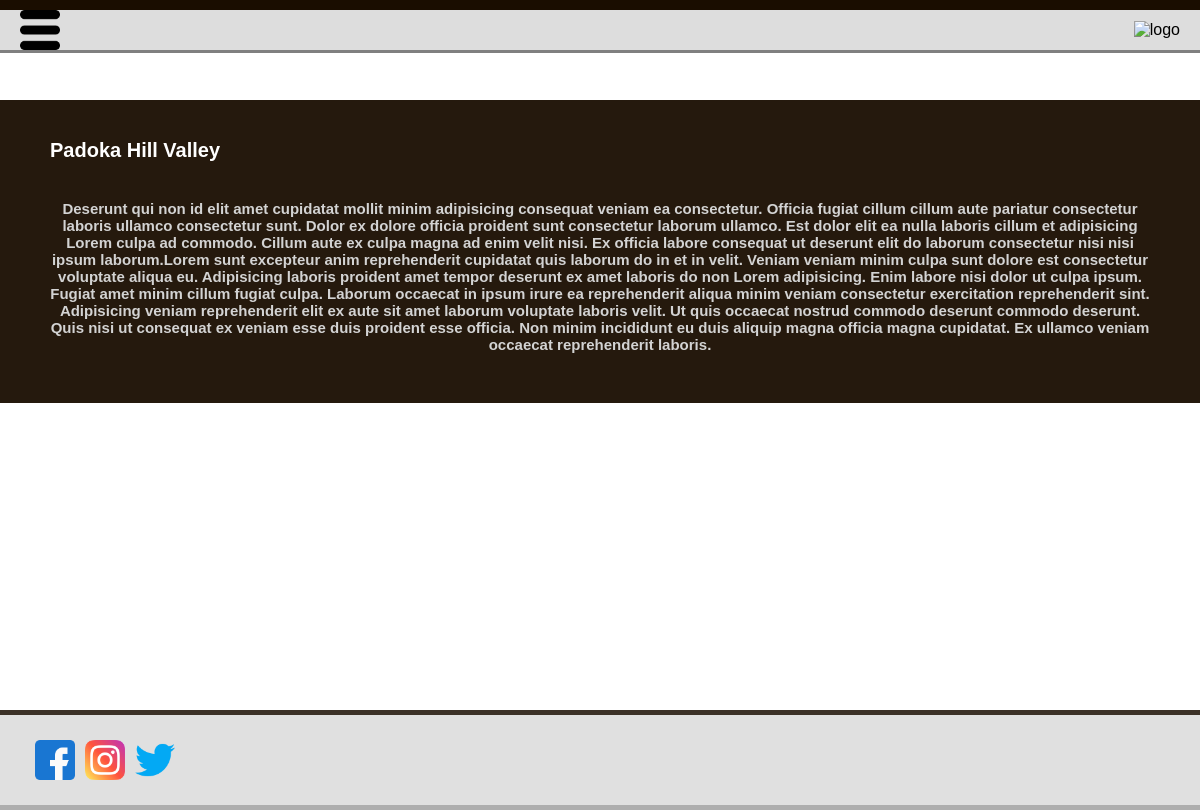
Page /about.php on the committed database.
### tables this page shows
CREATE TABLE `tblabout` (
  `idAbout` int(11) NOT NULL AUTO_INCREMENT,
  `title` varchar(100) NOT NULL,
  `textContent` text NOT NULL,
  `display` tinyint(1) NOT NULL,
  PRIMARY KEY (`idAbout`)
);

### about.php (the view, shortened to what this page needs)
<?php
    require_once('functions/header.php');
    require_once('functions/footer.php');
?>
<!DOCTYPE html>
<html lang="pt-br">
    <head>
        <link rel="stylesheet" type="text/css" href="css/about.css">
        <link rel="stylesheet" type="text/css" href="css/header.css">
        <link rel="stylesheet" type="text/css" href="css/footer.css">
        <link rel="stylesheet" type="text/css" href="css/style.css">
    </head>
    <body>
        <?php echo(headerSite());?>
        <main>
            <div id="mainBox">
                <div id="contentBox">
                    <div id="aboutBox">
                        <div class="textBox">
                            <?php
                                $connect = connectionMySQL();
                                $sql="
                                    select * from tblAbout
                                    where display = 1
                                    order by idAbout asc;
                                ";
                                $selectAbout = mysqli_query($connect, $sql);
                                while($rsAbout = mysqli_fetch_assoc($selectAbout)){
                            ?>
                                <div class="content-about">
                                    <h3 class="title-about title"><?=$rsAbout['title']?></h3>
                                    <p class="text-about"><?=$rsAbout['textContent']?></p>
                                </div>
                            <?php
                                }
                            ?>
                        </div>
                    </div>
                </div>
            </div>
        </main>
        <?php echo(footerMenu()); ?>
    </body>
</html>

### functions/header.php
<?php
    function headerSite(){
        $header="
        <header>
        <div class='container'>
            <div class='container-header'>
                <a href='index.php'><img src='image/icones/bread.png' alt='logo' class='img-header'></a>
                <div class='open-menu'></div>
                <nav class='menu'>
                    <ul class='list-menu'>
                        <li><a href='curiosities.php' class='linkPages'>CURIOSIDADES</a></li>
                        <li><a href='about.php' class='linkPages'>SOBRE</a></li>
                        <li><a href='sale.php' class='linkPages'>PROMOÇÕES</a></li>
                        <li><a href='localization.php' class='linkPages'>LOCALIZAÇÃO</a></li>
                        <li><a href='special.php' class='linkPages'>ESPECIAL</a></li>
                        <li><a href='register.php' class='linkPages'>CONTATO</a></li>
                    </ul>
                </nav>
                <div id='loginBox'>
                    <form name='frmForm' method='post' action='db/login.php?modo=getUser'>
                        <div class='login'>
                            Usuario:<br>
                            <input class='textInput' type='text' name='user' placeholder='Apelido' value=''>
                        </div>
                        <div class='login'>
                            Senha:<br>
                            <input class='textInput' type='password' name='password' placeholder='Senha' value=''>
                        </div>
                        <div class='confirmButtonBox'>
                            <input class='confirmButton' type='submit' name='btnConfirm' value='OK'>
                        </div>
                    </form>
                </div>
            </div>
        </div>
    </header>
    <script src='http://code.jquery.com/jquery-2.2.4.min.js'></script>
    <script src='js/menuMobile.js'></script>";
    return $header;
    }
?>

### functions/footer.php
<?php
    function footerMenu(){
        $menu=
        "<footer>
            <div class='footerBox'>
                <div id='sistemBox'>
                    <div class='footerButton'>Intern Sistem</div>
                </div>
                <div id='addressBox'>
                    Address xxxxxxxx-xxxxxx-xxxx
                </div>
                <div id='downloadBox'>
                    <div class='footerButton'>APK Download</div>
                </div>
                <a><img class='redesIconMobile' src='image/icones/facebook.png' alt='facebook'></a>
                <a><img class='redesIconMobile' src='image/icones/instagram.png' alt='instagram'></a>
                <a><img class='redesIconMobile' src='image/icones/twitter.png' alt='twitter'></a>
            </div>
        </footer>";
        return $menu;
    }
?>

### css/about.css (style rules this page uses)
#aboutBox { width: 100%; height: 100%; margin-left: auto; margin-right: auto; }
.textBox { width: 90%; height: 90%; margin: auto; padding: 50px; padding-top: 0; box-sizing: border-box; background-color: rgba(26, 13, 0, 0.950); border-radius: 0px 0px 10px 10px; }
.content-about { display: grid; }
.title-about { width: 100%; text-align: left; font: bolder calc(10px + 15px)/100px sans-serif; color: #ffffff; }
.text-about { width: 100%; text-align: center; font: bolder calc(10px + 10px) sans-serif; color: #d3d3d3; }
@media screen and (max-device-width:1300px) { .textBox { width: 100%; height: 100%; margin: auto; box-sizing: border-box; border-radius: 0px; } }
@media screen and (max-device-width:1300px) { .title-about { width: 100%; text-align: left; font: bolder calc(10px + 10px)/100px sans-serif; color: #ffffff; } }
@media screen and (max-device-width:1300px) { .text-about { width: 100%; text-align: center; font: bolder calc(5px + 10px) sans-serif; color: #d3d3d3; } }

### css/header.css (style rules this page uses)
* { box-sizing: border-box; transition: all .3s ease; }
html, body { margin: 0; padding: 0; box-sizing: border-box; font-family: Arial, Helvetica, sans-serif; }
.img-header { width: 100px; height: 90px; }
.container { width: 100%; max-width: 1200px; margin: 0 auto; padding: 0 20px; }
header { width: 100%; top: 0; left: 0; border-top: solid 10px rgba(26, 13, 0); border-bottom: solid grey; background: #dddddd; position: fixed; z-index: 999; }
.container-header { display: flex; align-items: center; justify-content: space-between; }
.open-menu { display: none; }
@media screen and (max-device-width:1300px) { .container-header { flex-direction: row-reverse; } }
@media screen and (max-device-width:1300px) { .open-menu { background-image: url(../image/icones/menu.png); background-size: contain; background-repeat: no-repeat; padding: 0; border: none; display: block; width: 40px; height: 40px; z-index: 3; } }

### css/footer.css (style rules this page uses)
@media screen and (max-device-width:1300px) { footer { width: 100%; height: 100px; position: relative; bottom: 0; } }
@media screen and (max-device-width:1300px) { .footerBox { width: 100%; height: 100px; margin-left: auto; margin-right: auto; display: flex; flex-direction: row; padding: 25px; box-sizing: border-box; border-top: solid 5px rgba(26, 13, 0, 0.822); border-bottom: solid 5px #aeaeae; background-color: #e0e0e0; } }
@media screen and (max-device-width:1300px) { .redesIconMobile { width: 40px; height: 40px; margin-left: 10px; } }

### css/style.css (style rules this page uses)
* { margin: 0; padding: 0; box-sizing: border-box; }
a { color: black; text-decoration: none; }
@media screen and (max-device-width:1300px) { main { width: 100%; min-height: 600px; height: auto; margin-top: 100px; margin-bottom: 10px; } }

### rows in the picture
tblabout: title "Padoka Hill Valley", textContent "Deserunt qui non id elit amet cupidatat mollit minim adipisicing consequat veniam ea consectetur. Officia fugiat cillum cillum aute pariatur consectetur laboris ullamco consectetur sunt. Dolor ex dolore officia proident sunt consectetur laborum ullamco. Est dolor elit ea nulla laboris cillum et adipisicing Lorem culpa ad commodo. Cillum aute ex culpa magna ad enim velit nisi. Ex officia labore consequat ut deserunt elit do laborum consectetur nisi nisi ipsum laborum.Lorem sunt excepteur anim reprehenderit cupidatat quis laborum do in et in velit. Veniam veniam minim culpa sunt dolore est consectetur voluptate aliqua eu. Adipisicing laboris proident amet tempor deserunt ex amet laboris do…"
